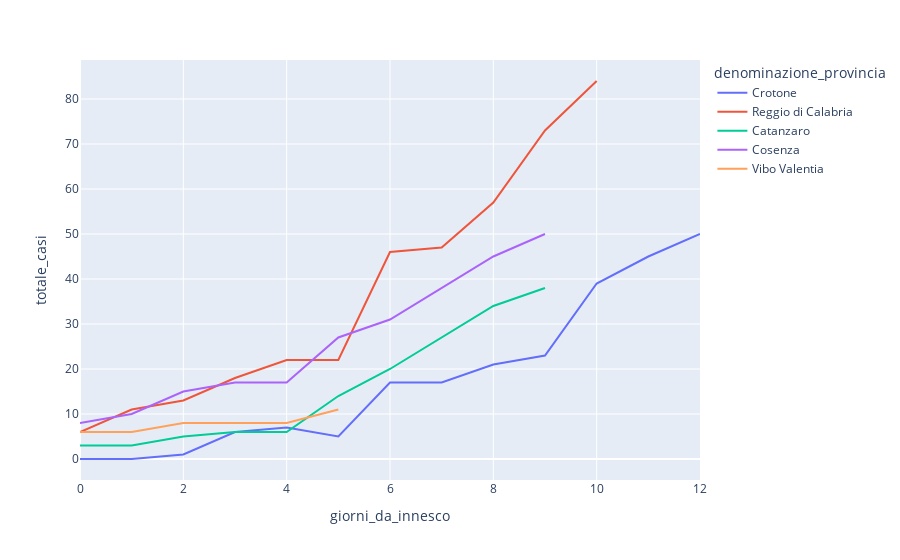

Here is the notebook cell this chart was saved with:
### Code cell
fig = px.line(province[(province['innesco']==1)&(province['denominazione_regione']== 'Calabria')], x="giorni_da_innesco", y="totale_casi", color='denominazione_provincia')
fig.show()

### Figure 1 — Plotly figure (JSON) as saved in the notebook; plotly's stock layout.template omitted (floating-point values rounded to 4 significant figures)
{"data": [{"hoverlabel": {"namelength": 0}, "hovertemplate": "denominazione_provincia=Crotone<br>giorni_da_innesco=%{x}<br>totale_casi=%{y}", "legendgroup": "Crotone", "line": {"color": "#636efa", "dash": "solid"}, "mode": "lines", "name": "Crotone", "showlegend": true, "type": "scatter", "x": [0, 1, 2, 3, 4, 5, 6, 7, 8, 9, 10, 11, 12], "xaxis": "x", "y": [0, 0, 1, 6, 7, 5, 17, 17, 21, 23, 39, 45, 50], "yaxis": "y"}, {"hoverlabel": {"namelength": 0}, "hovertemplate": "denominazione_provincia=Reggio di Calabria<br>giorni_da_innesco=%{x}<br>totale_casi=%{y}", "legendgroup": "Reggio di Calabria", "line": {"color": "#EF553B", "dash": "solid"}, "mode": "lines", "name": "Reggio di Calabria", "showlegend": true, "type": "scatter", "x": [0, 1, 2, 3, 4, 5, 6, 7, 8, 9, 10], "xaxis": "x", "y": [6, 11, 13, 18, 22, 22, 46, 47, 57, 73, 84], "yaxis": "y"}, {"hoverlabel": {"namelength": 0}, "hovertemplate": "denominazione_provincia=Catanzaro<br>giorni_da_innesco=%{x}<br>totale_casi=%{y}", "legendgroup": "Catanzaro", "line": {"color": "#00cc96", "dash": "solid"}, "mode": "lines", "name": "Catanzaro", "showlegend": true, "type": "scatter", "x": [0, 1, 2, 3, 4, 5, 6, 7, 8, 9], "xaxis": "x", "y": [3, 3, 5, 6, 6, 14, 20, 27, 34, 38], "yaxis": "y"}, {"hoverlabel": {"namelength": 0}, "hovertemplate": "denominazione_provincia=Cosenza<br>giorni_da_innesco=%{x}<br>totale_casi=%{y}", "legendgroup": "Cosenza", "line": {"color": "#ab63fa", "dash": "solid"}, "mode": "lines", "name": "Cosenza", "showlegend": true, "type": "scatter", "x": [0, 1, 2, 3, 4, 5, 6, 7, 8, 9], "xaxis": "x", "y": [8, 10, 15, 17, 17, 27, 31, 38, 45, 50], "yaxis": "y"}, {"hoverlabel": {"namelength": 0}, "hovertemplate": "denominazione_provincia=Vibo Valentia<br>giorni_da_innesco=%{x}<br>totale_casi=%{y}", "legendgroup": "Vibo Valentia", "line": {"color": "#FFA15A", "dash": "solid"}, "mode": "lines", "name": "Vibo Valentia", "showlegend": true, "type": "scatter", "x": [0, 1, 2, 3, 4, 5], "xaxis": "x", "y": [6, 6, 8, 8, 8, 11], "yaxis": "y"}], "layout": {"legend": {"title": {"text": "denominazione_provincia"}, "tracegroupgap": 0}, "margin": {"t": 60}, "xaxis": {"anchor": "y", "domain": [0, 1], "title": {"text": "giorni_da_innesco"}}, "yaxis": {"anchor": "x", "domain": [0, 1], "title": {"text": "totale_casi"}}}}
